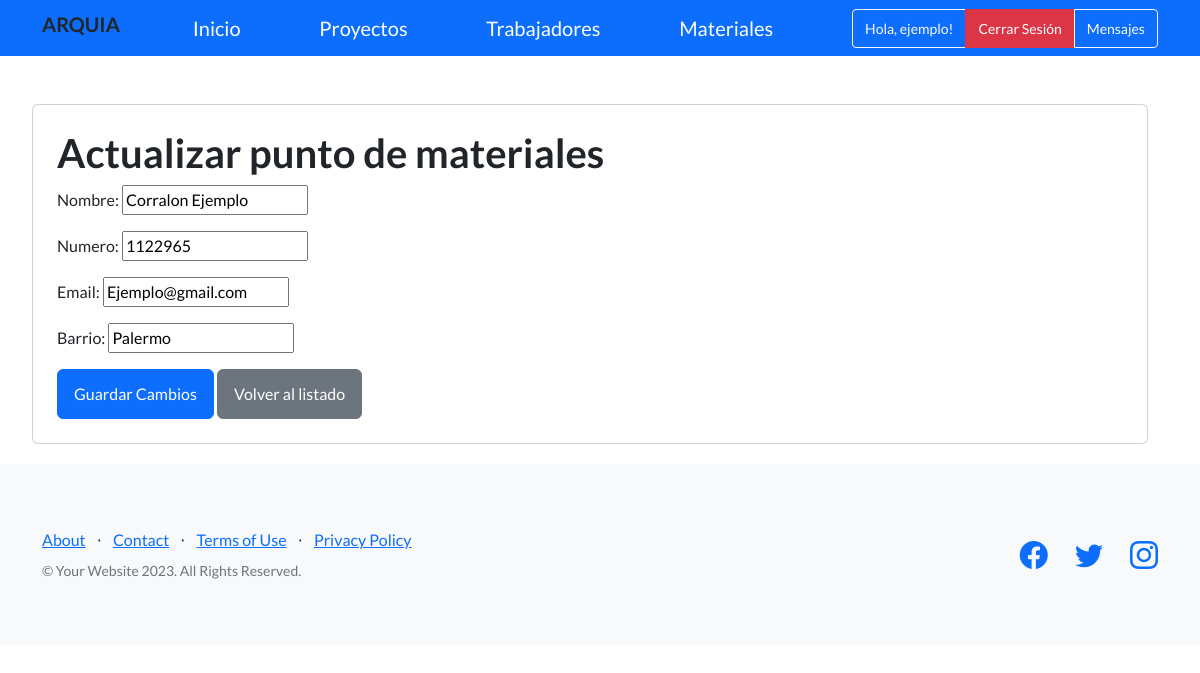
Page /app_arq/actualizar_material/3 (signed in) on the committed database.
### app_arq/models.py (models this page shows, shortened)
class Material(models.Model):
    nombre = models.CharField(max_length=40)
    numero = models.CharField(max_length=30)
    email = models.EmailField()
    barrio = models.CharField(max_length=40, blank=False)
    user = models.ForeignKey(User, null=True, on_delete=models.CASCADE)

### app_arq/views.py (the view)
# urls.py: path('actualizar_material/<pk>', MaterialUpdateView.as_view(), name='actualizar_material'),
class MaterialUpdateView(LoginRequiredMixin, UpdateView):
    model = Material
    template_name = 'material_update.html'
    fields =  ['nombre', 'numero', 'email', 'barrio']
    success_url = '/app_arq/lista_material'
    login_url = '/app_arq/login/'

### app_arq/templates/material_update.html (shortened to what this page needs)
{% extends 'padre.html' %}
{% block contenidoQueCambia %}
<div style="display: flex; justify-content: space-between;">
    <div class="container mt-5" style="width: 95%; margin: 20px">
        <div class="card p-4">
        <h1>Actualizar punto de materiales</h1>
        <form method="post">
            {{ form.as_p }}
            <button type="submit" class="btn btn-primary">Guardar Cambios</button>
            <a href="{% url 'lista_material' %}" class="btn btn-secondary">Volver al listado</a>
        </form>
        </div>
    </div>
</div>
{% endblock contenidoQueCambia %}

### app_arq/templates/navbar.html
<nav class="navbar navbar-dark bg-primary">
    <div class="container">
        <h5 style="margin-right: 10px;">ARQUIA</h5>
        <div class="home-button">
            <a class="navbar-brand" href="{% url 'Inicio' %}">Inicio</a>
        </div>
        <a class="navbar-brand" href="{% url 'lista_proyecto' %}">Proyectos</a>
        <a class="navbar-brand" href="{% url 'lista_trabajador' %}">Trabajadores</a>
        <a class="navbar-brand" href="{% url 'lista_material' %}">Materiales</a>
        <div class="btn-group">
            {% if user.is_authenticated %}
            <a class="btn btn-outline-light btn-sm ml-auto" href="{% url 'edit_profile' %}">Hola, {{ user.username }}!</a>
            <a class="btn btn-danger btn-sm ml-auto" href="{% url 'logout' %}">Cerrar Sesión</a>
            <a class="btn btn-outline-light btn-sm ml-auto" href="{% url 'bandeja_entrada' %}">Mensajes</a>
            {% else %}
            <a class="btn btn-primary btn-sm ml-auto" href="{% url 'login' %}">Iniciar Sesión</a>
            <a class="btn btn-primary btn-sm ml-auto" href="{% url 'register' %}">Registrarse</a>
            {% endif %}
        </div>
    </div>
</nav>

### rows in the picture
Material: nombre "Corralon Ejemplo", numero "1122965", email "Ejemplo@gmail.com", barrio "Palermo"

### other values in the picture
{{ user.username }} "ejemplo"
